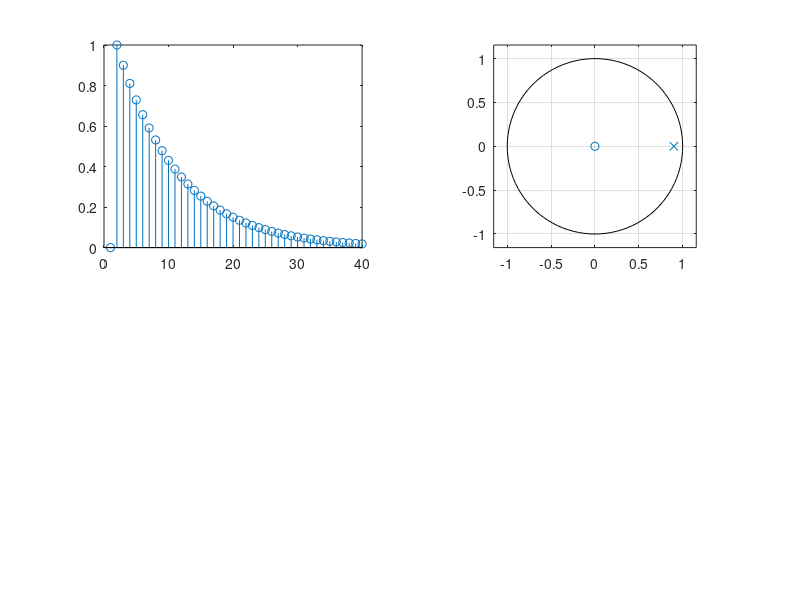
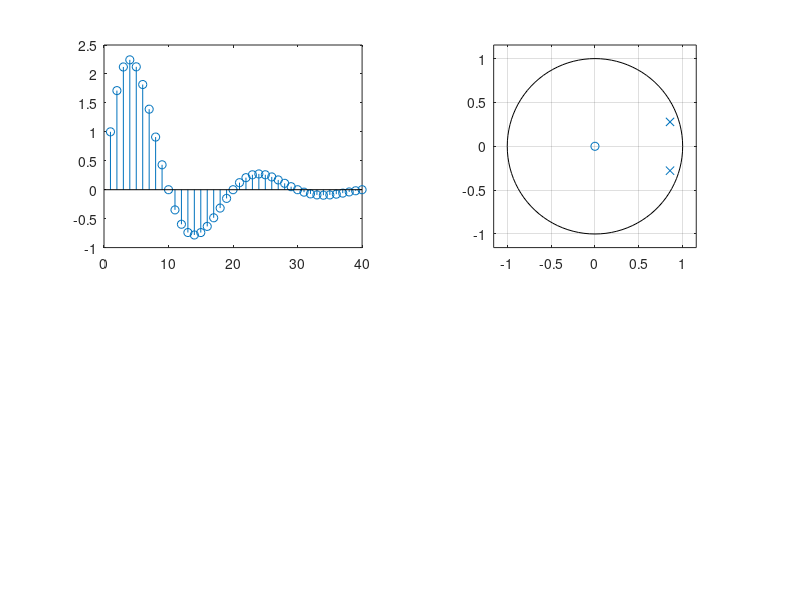

These figures' MATLAB source, in order:
pkg load signal

NT = 40;
z = 0;
p = 0.9;
a = [0 1]; b = [1 -p]; % For 2.4b since 1 / (z - p) = z^(-1) / (1 - p * (z^-1))
x = zeros (NT, 1); x(1) = 1;
y = filter (a, b, x);

figure(1);
subplot(2,2,1); stem(y)
subplot(2,2,2);zplane(z,p) %only in the DSP System Toolbox (alternative
%- plot a unit circle, hold on, then plot the pole coordinates)

NT = 40;
z = 0;
p = 0.9*exp(j*pi/10);
a = [1 0 0];
b = poly([p conj(p)]); %expand (z-p)(z-p*)
roots(b) %the pole location can be checked
x = zeros (NT, 1); x(1) = 1;
y = filter (a, b, x);

figure(2);
subplot(2,2,1); stem(y)
subplot(2,2,2);zplane(z,[p; conj(p)]) %only in the DSP System Toolbox (alternative
%- plot a unit circle, hold on, then plot the pole coordinates)